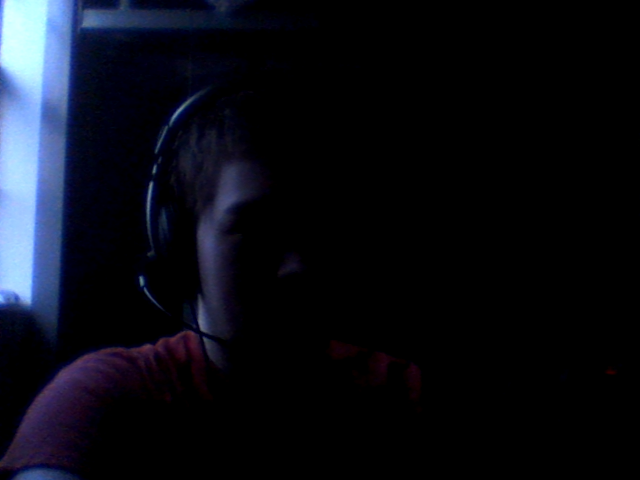
#> input picture img90.png, 640 x 480 px, given in place of image.jpeg, which was not available
$ python Blackscreen.py
#> lines starting #> are read from the running program, lines starting #| are printed output that depends on the picture; after the words box and inside, x2 and y2 are one past the last pixel; in counts of white or black regions, pixels touching at a corner belong together; pictures that were not available may be replaced by others from this repository, and a replacement may not be noted
import cv2
import time
import numpy as np

video = cv2.VideoCapture(0)
image = cv2.imread("image.jpeg")
#> image is the input picture: shape (480, 640, 3); mean B, G, R 22.4, 14.1, 11.9

while True:
    ret,frame=video.read()

    frame = cv2.resize(frame,(640,480))
    image = cv2.resize(image,(640,480))

    lower_black = np.array([30,30,0])
    upper_black = np.array([104,153,70])
    mask = cv2.inRange(frame,lower_black,upper_black)
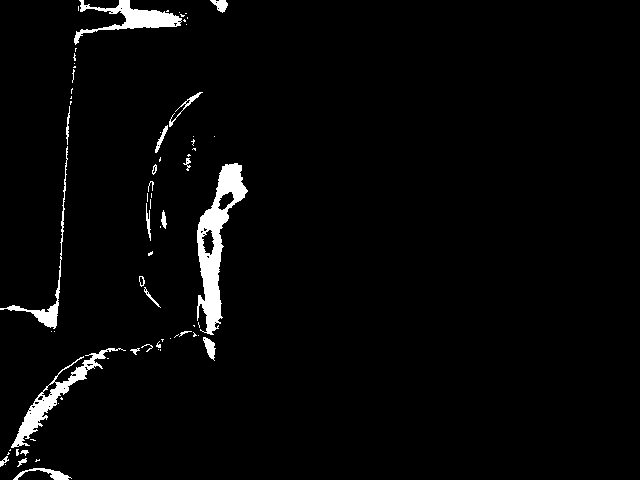
#> mask: shape (480, 640); 2.8% white; 72 white regions (49 under 20 px), largest, box (x1, y1, x2, y2) and area: (197, 163, 248, 335) 3207, (11, 348, 126, 448) 1617, (74, 0, 182, 45) 1426

    res = cv2.bitwise_and(frame,frame,mask=mask)
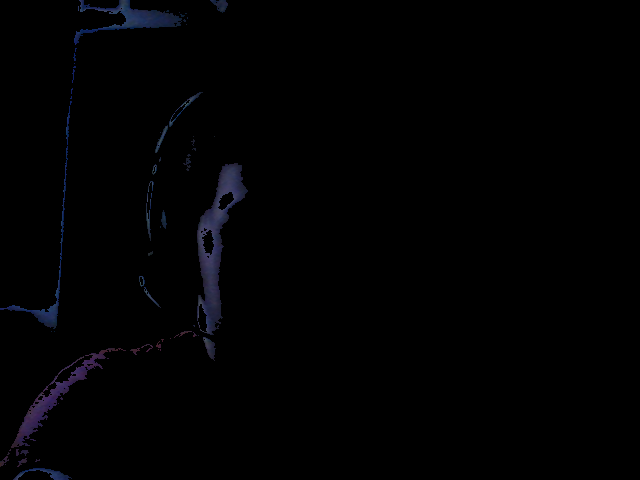
#> res: shape (480, 640, 3); mean B, G, R 2.1, 1.2, 1.2

    f = frame-res
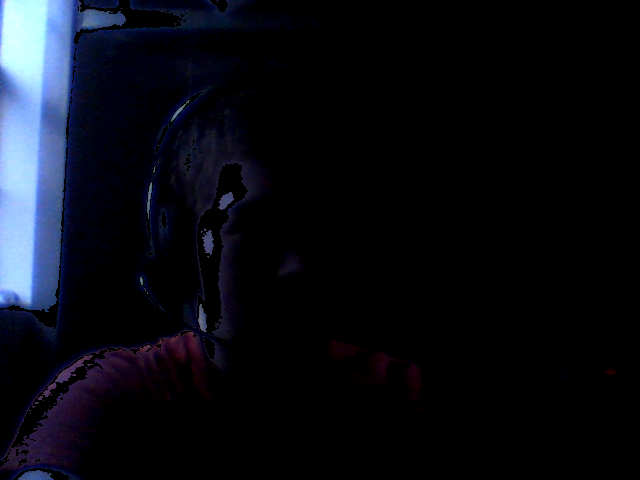
#> f: shape (480, 640, 3); mean B, G, R 20.2, 12.8, 10.7
    f = np.where(f==0,image,f)

    cv2.imshow("video",frame)
    cv2.imshow("mask",f)

    if cv2.waitKey(1) & 0xFF==ord('q'):
#> (key q is pressed here)
        break


video.release()
cv2.destroyAllWindows()
